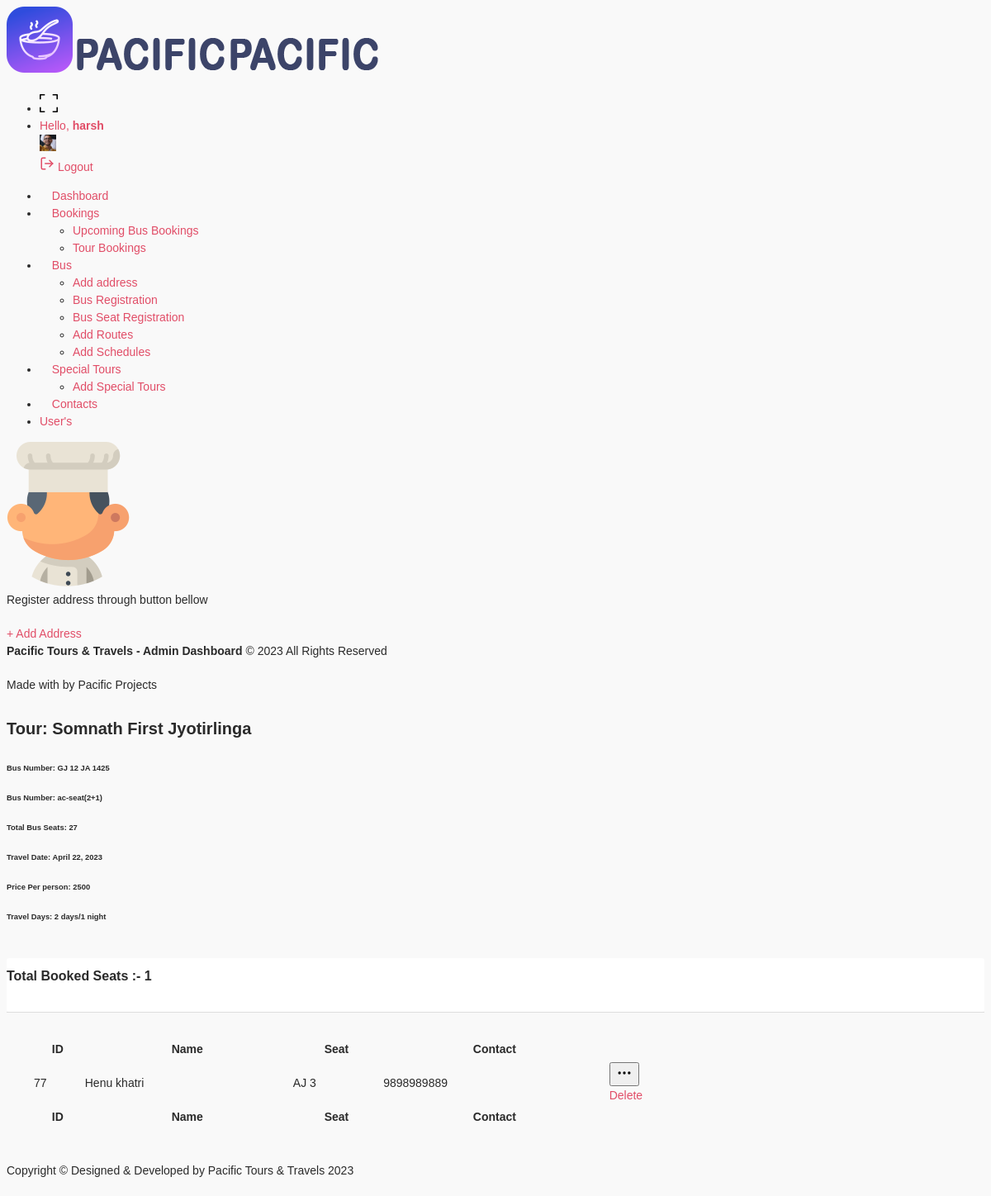
Page /manager/17/tb_details/ (signed in) on the committed database.
### auth_system/models.py (models this page shows)
class CustomUser(AbstractUser):
    user_type = models.CharField(max_length=10,choices=user_choice,default='customer')
    contact = models.CharField(max_length=10,default='')
    gender = models.CharField(max_length=50,choices=gender_choice,default='male')

### booking/models.py (models this page shows, shortened)
class STourBooking(models.Model):
    name = models.CharField(max_length=100,blank=False,null=False)
    total_price = models.IntegerField()
    user_fk = models.ForeignKey(CustomUser,on_delete=models.CASCADE,related_name='stour_booking_user')
    special_tours_fk = models.ForeignKey(Special_Tours,on_delete=models.CASCADE,related_name='stour_booking_Special_Tours')
    travel_date = models.DateField(default=timezone.now)
    date = models.DateField(default=timezone.now)
    time = models.TimeField(default=timezone.now)
    razorpay_order_id = models.CharField(max_length=1000,blank=True,null=True)
    paid = models.BooleanField(default=False,blank=True,null=True)
    confirm = models.BooleanField(default=False,blank=True,null=True)

class Special_Tours(models.Model):
    name = models.CharField(max_length=100,blank=False,null=False)
    start_date = models.DateField(default=timezone.now)
    end_date = models.DateField(default=timezone.now)
    time = models.TimeField(default=timezone.now)
    bus_fk_k = models.ForeignKey(Bus,on_delete=models.CASCADE,related_name='special_tours_bus')
    description = models.CharField(max_length=1000)
    schedule = models.CharField(max_length=2000)
    origin_fk_k = models.ForeignKey(Address,on_delete=models.CASCADE,related_name='special_tours_origin_address')
    destination_fk_k = models.ForeignKey(Address,on_delete=models.CASCADE,related_name='special_tours_destination_address')
    price = models.IntegerField()
    total_days = models.CharField(max_length=15)
    boarding_point = models.CharField(max_length=50,null=True,blank=True)
    dropping_point = models.CharField(max_length=50,null=True,blank=True)
    offer = models.BooleanField(default=False,blank=True,null=True)
    offer_per = models.CharField(max_length=10,default='',null=True,blank=True)
    img1 = models.ImageField(upload_to='Images',blank=True,null=True)
    img2 = models.ImageField(upload_to='Images',blank=True,null=True)
    img3 = models.ImageField(upload_to='Images',blank=True,null=True)
    img4 = models.ImageField(upload_to='Images',blank=True,null=True)

class Bus(models.Model):
    name = models.CharField(max_length=50,blank=True,null=True)
    driver_name = models.CharField(max_length=50)
    contact = models.CharField(max_length=10)
    plate_no = models.CharField(max_length=50)
    check_ac = models.CharField(max_length=10,choices=t_type,default='non-ac')
    seat_type = models.CharField(max_length=25,choices=s_type,default='non-ac-seat(2+2)')  # new on 28-1
    max_seats = models.IntegerField()

class STourBooking_details(models.Model):
    stourbooking_fk = models.ForeignKey(STourBooking,on_delete=models.CASCADE,related_name='stourbooking_details_STourBooking')
    seat_fk = models.ForeignKey(Seat,on_delete=models.CASCADE,related_name='stourbooking_details_seat_fk')
    date = models.DateField(default=timezone.now)
    time = models.TimeField(default=timezone.now)

class Seat(models.Model):
    status = models.BooleanField(default=False)
    date = models.DateField(default=timezone.now,blank=True,null=True)
    time = models.TimeField(default=timezone.now,blank=True,null=True)
    seat_name = models.CharField(max_length=10,blank=False,null=False,unique=True)
    bus_fk = models.ForeignKey(Bus,on_delete=models.CASCADE,related_name='seat_bus')

### manager/views.py (the view)
# urls.py: path('<int:id>/tb_details/',views.tb_details,name='tb_details'),
@login_required(login_url='auth_system:login_user')
def tb_details(request,id):
    s_data = STourBooking.objects.get(id=id)
    obj = STourBooking_details.objects.filter(stourbooking_fk__paid=True,stourbooking_fk=s_data)
    context={
        'data':obj,
        'cnt':obj.count(),
        's_data':s_data
    }
    return render(request,'manager/tb_details.html',context)

### templates/manager/tb_details.html (shortened to what this page needs)
{% extends 'manager/layout.html' %}
{% load static %}
{% block body %}
<div class="content-body">
    <div class="container-fluid">
        <div class="row page-titles mx-0">
            <div class="col-sm-6 p-md-0">
                <div class="welcome-text">
                    <h4>Tour: {{s_data.special_tours_fk.name}}</h4>
                </div>
            </div>
        </div>
        <div class="row page-titles mx-0">
            <div class="col-sm-6 p-md-0">
                <div class="welcome-text">
                    <h6>Bus Number: {{s_data.special_tours_fk.bus_fk_k.plate_no}}</h6>
                    <h6>Bus Number: {{s_data.special_tours_fk.bus_fk_k.seat_type}}</h6>
                    <h6>Total Bus Seats: {{s_data.special_tours_fk.bus_fk_k.max_seats}}</h6>
                    <h6>Travel Date: {{s_data.travel_date}}</h6>
                    <h6>Price Per person: {{s_data.special_tours_fk.price}}</h6>
                    <h6>Travel Days: {{s_data.special_tours_fk.total_days}}</h6>
                </div>
            </div>
        </div>
        <div class="row">
            <div class="col-12">
                <div class="card">
                    <div class="card-header">
                        <h4 class="card-title">Total Booked Seats :- {{cnt}}</h4>
                    </div>
                    <div class="card-body">
                        <div class="table-responsive">
                            <table id="example" class="display" style="min-width: 845px">
                                <thead>
                                    <tr>
                                        <th>ID</th>
                                        <th>Name</th>
                                        <th>Seat</th>
                                        <th>Contact</th>
                                        <th></th>
                                    </tr>
                                </thead>
                                <tbody>
                                    {% for i in data %}
                                    <tr>
                                        <td>{{i.id}}</td>
                                        <td>{{i.stourbooking_fk.name}}</td>
                                        <td>{{i.seat_fk.seat_name}}</td>
                                        <td>{{i.stourbooking_fk.user_fk.contact}}</td>
                                        <td>
                                            <div class="dropdown">
                                                <button type="button" class="btn btn-success light sharp" data-bs-toggle="dropdown">
                                                </button>
                                                <div class="dropdown-menu">
                                                    <a class="dropdown-item" href="#">Delete</a>
                                                </div>
                                            </div>
                                        </td>
                                    </tr>
                                    {% endfor %}
                                </tbody>
                                <tfoot>
                                    <tr>
                                        <th>ID</th>
                                        <th>Name</th>
                                        <th>Seat</th>
                                        <th>Contact</th>
                                        <th></th>
                                    </tr>
                                </tfoot>
                            </table>
                        </div>
                    </div>
                </div>
            </div>
        </div>
    </div>
</div>
{% endblock body %}

### templates/manager/layout.html (shortened to what this page needs)
{% load static %}
<!DOCTYPE html>
<html lang="en">
<head>
    <link href="{% static 'dashboard/vendor/jqvmap/css/jqvmap.min.css' %}" rel="stylesheet">
    <link rel="stylesheet" href="{% static 'dashboard/vendor/chartist/css/chartist.min.css' %}">
    <link href="{% static 'dashboard/vendor/bootstrap-select/dist/css/bootstrap-select.min.css' %}" rel="stylesheet">
    <link href="{% static 'dashboard/css/style.css' %}" rel="stylesheet">
    <link href="{% static 'dashboard/css/LineIcons.css' %}" rel="stylesheet">
    <link rel="stylesheet" href="{% static 'dashboard/icons/flaticon/flaticon.css' %}">
    <link href="{% static 'dashboard/vendor/datatables/css/jquery.dataTables.min.css' %} " rel="stylesheet">
    <link href="{% static 'dashboard/vendor/bootstrap-select/dist/css/bootstrap-select.min.css' %}" rel="stylesheet">
</head>
<body>
    <div id="main-wrapper">
        <div class="nav-header">
            <a href="{% url 'manager:dashboard' %}" class="brand-logo">
                <img class="logo-abbr" src="{% static 'dashboard/images/logo.png' %}" alt="">
                <img class="logo-compact" src="{% static 'dashboard/images/logo-text.png' %}" alt="">
                <img class="brand-title" src="{% static 'dashboard/images/logo-text.png' %}" alt="">
            </a>
        </div>
        <div class="header">
            <div class="header-content">
                <nav class="navbar navbar-expand">
                    <div class="collapse navbar-collapse justify-content-between">
                        <ul class="navbar-nav header-right">
                            <li class="nav-item dropdown notification_dropdown">
                                <a class="nav-link dz-fullscreen primary" href="#">
                                </a>
                            </li>
                            <li class="nav-item dropdown header-profile">
                                <a class="nav-link" href="#" role="button" data-bs-toggle="dropdown">
                                    <div class="header-info">
                                        <span>Hello, <strong>{{user}}</strong></span>
                                    </div>
                                    <img src="{% static 'dashboard/images/profile/pic1.jpg' %}" width="20" alt="" />
                                </a>
                                <div class="dropdown-menu dropdown-menu-right">
                                    <a href="{% url 'auth_system:logout_user' %}" class="dropdown-item ai-icon">
                                        <span class="ms-2">Logout </span>
                                    </a>
                                </div>
                            </li>
                        </ul>
                    </div>
                </nav>
            </div>
        </div>
        <div class="deznav">
            <div class="deznav-scroll">
                <ul class="metismenu" id="menu">
                    <li><a class=" ai-icon" href="{% url 'manager:dashboard' %}" aria-expanded="false">
                            <i class="flaticon-381-networking"></i>
                            <span class="nav-text">Dashboard</span>
                        </a>
                    </li>
                    <li><a class="has-arrow ai-icon" href="javascript:void()" aria-expanded="false">
                            <i class="flaticon-381-notepad"></i>
                            <span class="nav-text">Bookings</span>
                        </a>
                        <ul aria-expanded="false">
                            <li><a href="{% url 'manager:all_bookings' %}">Upcoming Bus Bookings</a></li>
                            <li><a href="{% url 'manager:tour_bookings' %}">Tour Bookings</a></li>
                        </ul>
                    </li>
                    <li><a class="has-arrow ai-icon" href="javascript:void()" aria-expanded="false">
                            <i class="flaticon-381-television"></i>
                            <span class="nav-text">Bus</span>
                        </a>
                        <ul aria-expanded="false">
                            <li><a href="{% url 'manager:add_address' %}">Add address</a></li>
                            <li><a href="{% url 'manager:bus_registration' %}">Bus Registration</a></li>
                            <li><a href="{% url 'manager:add_bus_seat' %}">Bus Seat Registration</a></li>
                            <li><a href="{% url 'manager:add_routes' %}">Add Routes</a></li>
                            <li><a href="{% url 'manager:add_schedules' %}">Add Schedules</a></li>
                        </ul>
                    </li>
                    <li><a class="has-arrow ai-icon" href="javascript:void()" aria-expanded="false">
                            <i class="flaticon-381-controls-3"></i>
                            <span class="nav-text">Special Tours</span>
                        </a>
                        <ul aria-expanded="false">
                            <li><a href="{% url 'manager:add_special_tours' %}">Add Special Tours</a></li>
                        </ul>
                    </li>
                    <li><a class=" ai-icon" href="{% url 'manager:contact_us' %}" aria-expanded="false">
                            <i class="flaticon-381-database"></i>
                            <span class="nav-text">Contacts</span>
                        </a>
                    </li>
                    <li><a class=" ai-icon" href="{% url 'manager:all_users' %}" aria-expanded="false">
                            <span class="nav-text">User's</span>
                        </a>
                    </li>
                </ul>
                <div class="add-menu-sidebar">
                    <img src="images/icon1.png" alt="" />
                    <p>Register address through button bellow</p>
                    <a href="{% url 'manager:add_address' %}" class="btn bg-white text-black">+ Add Address</a>
                </div>
                <div class="copyright">
                    <p><strong>Pacific Tours & Travels - Admin Dashboard</strong> © 2023 All Rights Reserved</p>
                    <p>Made with  by Pacific Projects </p>
                </div>
            </div>
        </div>
        {% block body %}
        {% endblock body %}
        <div class="footer">
            <div class="copyright">
                <p>Copyright © Designed &amp; Developed by Pacific Tours & Travels </a> 2023</p>
            </div>
        </div>
    </div>
</body>
</html>

### rows in the picture
STourBooking: special_tours_fk.name "Somnath First Jyotirlinga", special_tours_fk.bus_fk_k.plate_no "GJ 12 JA 1425", special_tours_fk.bus_fk_k.seat_type "ac-seat(2+1)", special_tours_fk.bus_fk_k.max_seats "27", travel_date "April 22, 2023", special_tours_fk.price "2500", special_tours_fk.total_days "2 days/1 night"
STourBooking_details: id "77", stourbooking_fk.name "Henu khatri", seat_fk.seat_name "AJ 3", stourbooking_fk.user_fk.contact "9898989889"

### other values in the picture
{{ user }} "harsh"
{{ cnt }} "1"
